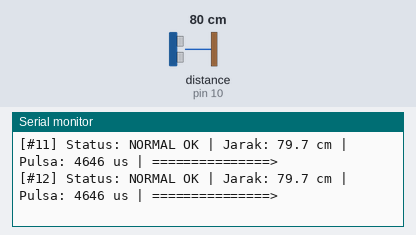
This sketch was run on a simulated Arduino Uno, built with avr-gcc and run on an emulated ATmega328P. Shown: the last lines printed to the serial monitor. Wiring (inferred from the names in the program): ultrasonic range finder: trigger pin 9; echo pin 10. The inputs (shaded band) are chosen by the test bench; at power-on: distance to the obstacle (sensor on pin 10) 80 cm. The echo pulse lasts 58.3 µs per cm.

Above: at 2.9 s.
3.0 s: distance to the obstacle (sensor on pin 10) set to 2 cm
At 3.19 s:
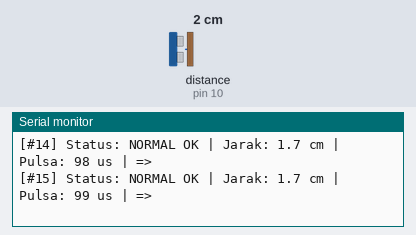
4.6 s: distance to the obstacle (sensor on pin 10) set to 18 cm
At 4.69 s:
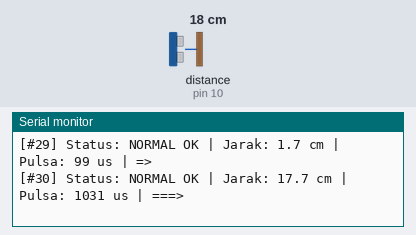
6.2 s: distance to the obstacle (sensor on pin 10) set to 35 cm
At 6.29 s:
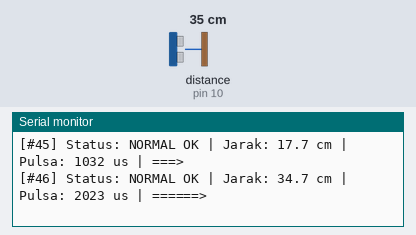
7.8 s: distance to the obstacle (sensor on pin 10) set to 60 cm
At 7.84 s:
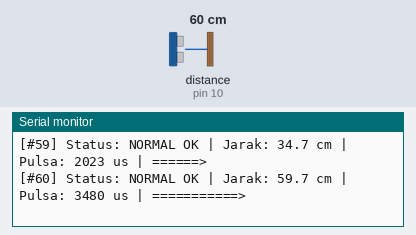
9.4 s: distance to the obstacle (sensor on pin 10) set to 4 cm
At 9.54 s:
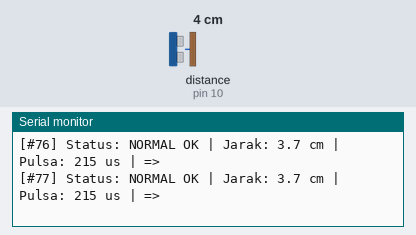
12.4 s: distance to the obstacle (sensor on pin 10) set to 120 cm
At 12.49 s:
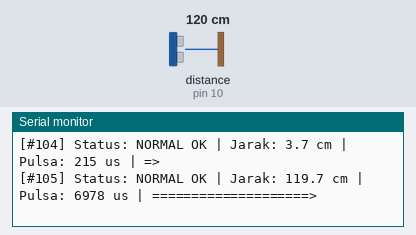
Timing chart, 0 to 15.0 s (numbered marks = the images above; inputs shaded):
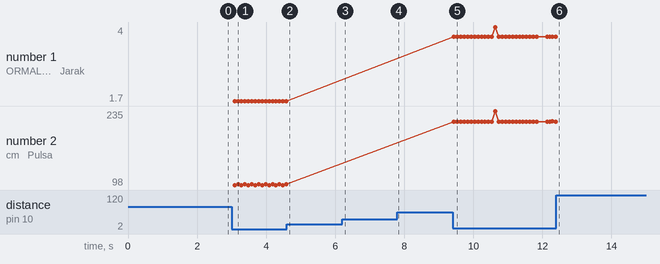

The sketch:

test_sensor_jarak.ino
```cpp
// ====================================================================
// PROGRAM PENGUJIAN & DIAGNOSTIK SENSOR JARAK HC-SR04 (UNTUK ARDUINO)
// Board : Arduino Uno / Nano / Mega / Pro Mini (5V Logic)
// Modul : Sensor Ultrasonik HC-SR04
// Tujuan:
//   1. Menguji fungsi pembacaan jarak (cm).
//   2. Mendiagnosis apakah sensor rusak, konslet, atau pin stuck HIGH/LOW
//      yang berpotensi menjadi penyebab Mappi32/ESP32 rusak/panas kemarin.
// ====================================================================

#include <Arduino.h>

// --- 1. KONFIGURASI PIN ARDUINO ---
// Hubungkan kabel sensor ke pin Arduino berikut:
//   VCC  -> Pin 5V Arduino
//   GND  -> Pin GND Arduino
//   TRIG -> Pin Digital D9 Arduino
//   ECHO -> Pin Digital D10 Arduino
const int PIN_TRIG = 9;
const int PIN_ECHO = 10;

// Konstanta Kecepatan Suara di Udara (343 m/s = 0.0343 cm/microsecond)
const float KONSTANTA_SUARA = 0.0343;

// Pewaktu
unsigned long lastMeasureTime = 0;
const unsigned long INTERVAL_UKUR_MS = 100; // Ukur tiap 100ms (10 Hz, responsif)

// Statistik Diagnostik
unsigned long totalSampel = 0;
unsigned long gagalTimeout = 0;
unsigned long berhasilUkur = 0;

void setup() {
  Serial.begin(9600); // Standar baud rate Arduino Uno / Nano
  while (!Serial) {
    ; // Tunggu Serial Monitor terbuka (khusus Leonardo/Micro)
  }

  pinMode(PIN_TRIG, OUTPUT);
  pinMode(PIN_ECHO, INPUT);

  // Pastikan TRIG kondisi awal LOW
  digitalWrite(PIN_TRIG, LOW);
  delay(100);

  Serial.println(F("\n======================================================="));
  Serial.println(F("   DIAGNOSTIK & UJI KESEHATAN SENSOR JARAK HC-SR04     "));
  Serial.println(F("   Target Board: Arduino Uno / Nano (Tegangan 5V)      "));
  Serial.println(F("======================================================="));
  Serial.println(F("[PANDUAN KABEL KE ARDUINO]:"));
  Serial.println(F("  HC-SR04 VCC   --> Pin 5V Arduino"));
  Serial.println(F("  HC-SR04 GND   --> Pin GND Arduino"));
  Serial.println(F("  HC-SR04 TRIG  --> Pin D9 Arduino"));
  Serial.println(F("  HC-SR04 ECHO  --> Pin D10 Arduino"));
  Serial.println(F("-------------------------------------------------------"));
  Serial.println(F("[UJI PERABAAN FISIK]:"));
  Serial.println(F("  Raba bagian belakang sensor HC-SR04 (terutama chip IC kecil)."));
  Serial.println(F("  Jika IC di belakang sensor terasa HANGAT/PANAS,"));
  Serial.println(F("  maka sensor tersebut KONSLET INTERNAL dan JANGAN DIPAKAI LAGI!"));
  Serial.println(F("-------------------------------------------------------\n"));
  delay(1000);
}

void loop() {
  if (millis() - lastMeasureTime >= INTERVAL_UKUR_MS) {
    lastMeasureTime = millis();
    totalSampel++;

    // 1. CEK ANOMALI PIN ECHO SEBELUM TRIGGER
    // Jika pin ECHO sudah bernilai HIGH sebelum diberi pulsa TRIG,
    // berarti jalur ECHO konslet/rusak (stuck HIGH).
    if (digitalRead(PIN_ECHO) == HIGH) {
      Serial.println(F("[BAHAYA] Pin ECHO STUCK HIGH! Sensor konslet internal atau kaki solderan menyatu!"));
      delay(500);
      return;
    }

    // 2. KIRIM PULSA TRIGGER 10 MICROSECONDS
    digitalWrite(PIN_TRIG, LOW);
    delayMicroseconds(4);
    digitalWrite(PIN_TRIG, HIGH);
    delayMicroseconds(10);
    digitalWrite(PIN_TRIG, LOW);

    // 3. BACA DURASI PANTULAN DENGAN TIMEOUT 30ms (~5 meter)
    // pulseIn mengembalikan waktu tempuh pulsa HIGH dalam mikrodetik
    unsigned long durasiUs = pulseIn(PIN_ECHO, HIGH, 30000);

    // 4. ANALISIS HASIL DIAGNOSTIK
    if (durasiUs == 0) {
      // Timeout: Tidak ada pantulan kembali dalam 30ms
      gagalTimeout++;
      Serial.print(F("[#"));
      Serial.print(totalSampel);
      Serial.print(F("] "));
      Serial.print(F("Status: TIMEOUT / TIDAK TERDETEKSI "));
      Serial.print(F("| Durasi: 0 us "));
      Serial.print(F("| Keterangan: Objek terlalu jauh (>4m) atau transduser rusak"));
      Serial.println();
    } else {
      berhasilUkur++;
      // Hitung Jarak: Jarak = (Waktu * Kecepatan Suara) / 2
      float jarakCm = (durasiUs * KONSTANTA_SUARA) / 2.0;

      Serial.print(F("[#"));
      Serial.print(totalSampel);
      Serial.print(F("] "));
      Serial.print(F("Status: NORMAL OK "));
      Serial.print(F("| Jarak: "));
      Serial.print(jarakCm, 1);
      Serial.print(F(" cm "));
      Serial.print(F("| Pulsa: "));
      Serial.print(durasiUs);
      Serial.print(F(" us "));

      // Indikasi Visual Sederhana (Grafik Bar)
      Serial.print(F("| "));
      int barLength = constrain((int)(jarakCm / 5.0), 1, 20);
      for (int i = 0; i < barLength; i++) {
        Serial.print(F("="));
      }
      Serial.println(F(">"));
    }

    // Setiap 50 sampel (~5 detik), tampilkan ringkasan kesehatan sensor
    if (totalSampel % 50 == 0) {
      float persentaseSukses = ((float)berhasilUkur / (float)totalSampel) * 100.0;
      Serial.println(F("\n--- [RINGKASAN DIAGNOSTIK KESEHATAN SENSOR] ---"));
      Serial.print(F("Total Sampel   : ")); Serial.println(totalSampel);
      Serial.print(F("Sukses Terbaca : ")); Serial.print(berhasilUkur);
      Serial.print(F(" (")); Serial.print(persentaseSukses, 1); Serial.println(F("%)"));
      Serial.print(F("Gagal Timeout  : ")); Serial.println(gagalTimeout);

      if (persentaseSukses >= 80.0) {
        Serial.println(F("KESIMPULAN     : SENSOR HC-SR04 DALAM KONDISI BAIK & SEHAT."));
      } else {
        Serial.println(F("KESIMPULAN     : SENSOR BERMASALAH (Sering timeout/putus-putus)."));
      }
      Serial.println(F("------------------------------------------------\n"));
    }
  }
}
```

Measured:
- after the input at 3.0 s, the serial monitor: prints a new line after 0.09 s (image 1)
- after the input at 4.6 s, the serial monitor: prints a new line after 0.09 s (image 2)
- after the input at 6.2 s, the serial monitor: prints a new line after 0.09 s (image 3)
- after the input at 7.8 s, the serial monitor: prints a new line at once (image 4)
- after the input at 9.4 s, the serial monitor: prints a new line at once (image 5)
- after the input at 12.4 s, the serial monitor: prints a new line after 0.09 s (image 6)
- plotted number 1: 1.7 → 3.7 after the input at 9.4 s
- plotted number 2: 99 → 215 after the input at 9.4 s
